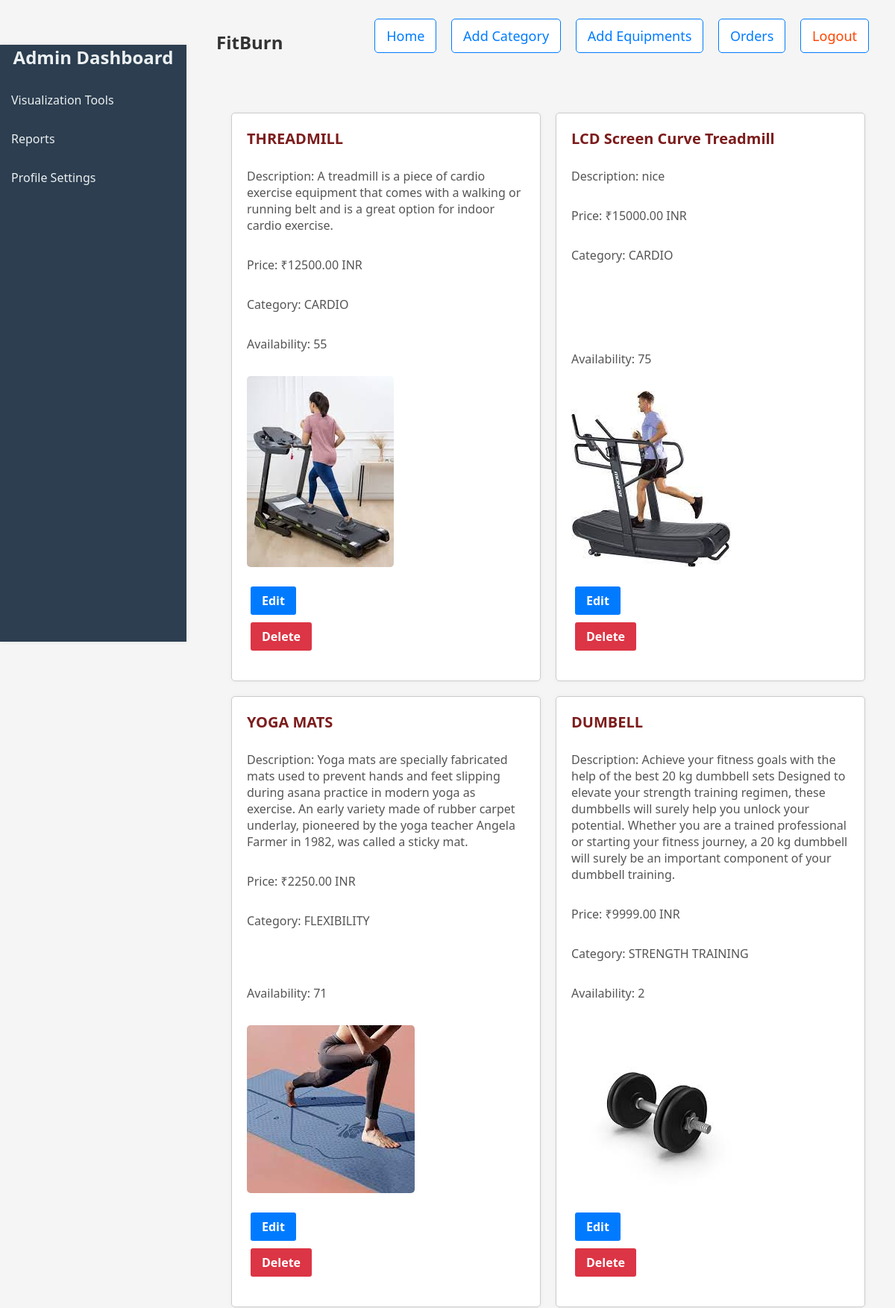
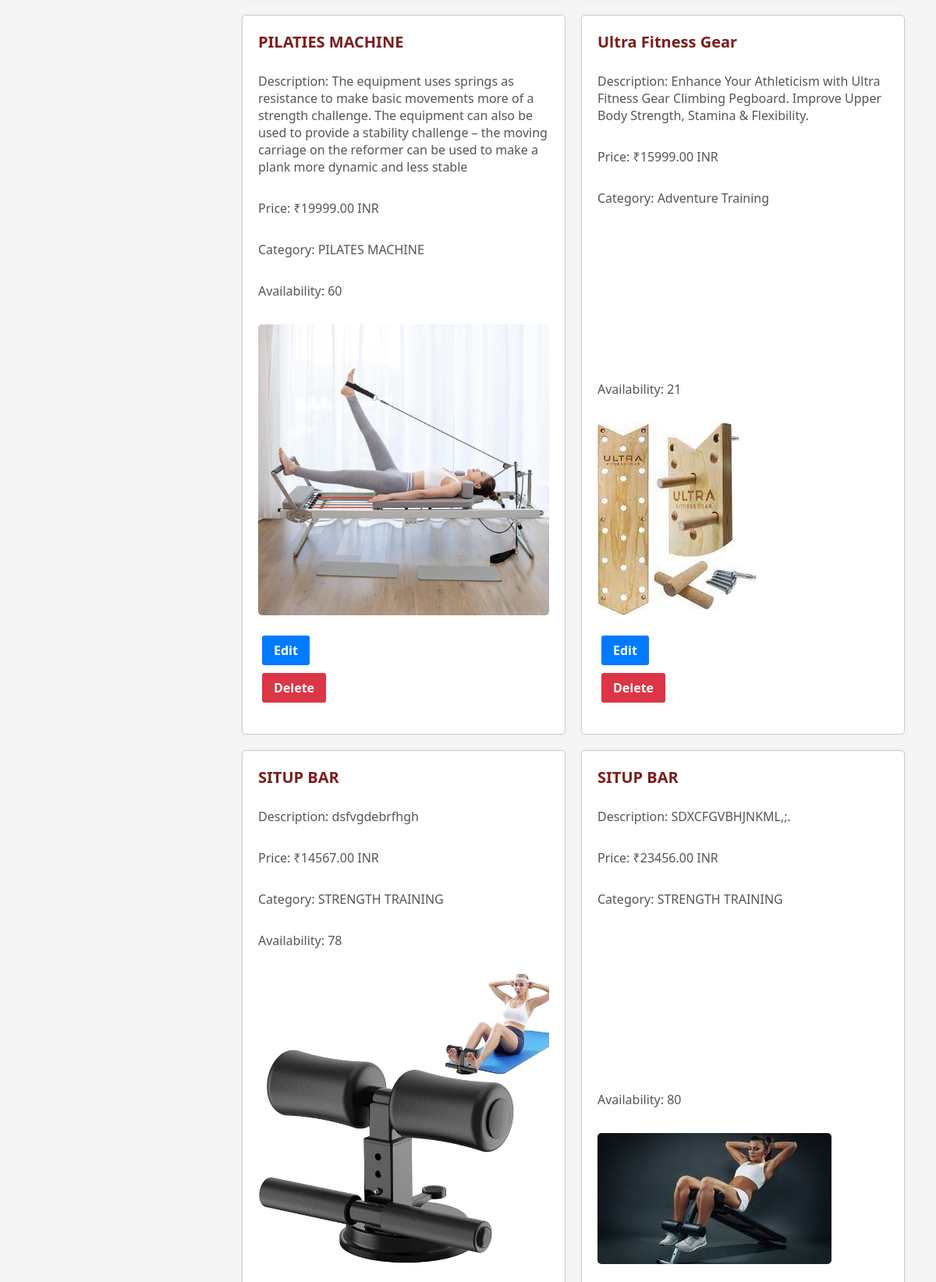
Screenshot of /home/ (signed in, upper part) with the database file from the repository (2 pictures, top to bottom).
### earring_app/models.py (models this page shows, shortened)
class Product(models.Model):
    name = models.CharField(max_length=255)
    description = models.TextField(blank=True)
    price = models.DecimalField(max_digits=10, decimal_places=2)
    image = models.ImageField(upload_to='product_images', blank=True)
    quantity = models.IntegerField(default=0)
    manufacture = models.CharField(max_length=100, default="Gokuldas Gangwani")
    category = models.ForeignKey(Category, on_delete=models.CASCADE)

class Category(models.Model):
    name = models.CharField(max_length=100)
    description = models.TextField()
    def __str__(self):
        return self.name
    from django.db import models

### earring_app/views.py (the view)
# urls.py: path('home/', home, name='home'),
@login_required
def home(request):
  products = Product.objects.all()
  return render(request, 'home.html', {'products': products})

### earring_app/templates/home.html (shortened to what this page needs)
<!DOCTYPE html>
<html lang="en">
<head>
</head>
<body>
    <ul class="nav-list">
        <li class="nav-items">
            <a href="{% url 'home' %}" class="home-link">Home</a>
            <a href="{% url 'add_category' %}" class="add-category-link">Add Category</a>
            <a href="{% url 'add_product' %}" class="add-bag-link">Add Equipments</a>
            <a href="{% url 'all_orders' %}" class="add-bag-link">Orders</a>
            <a href="{% url 'adminlogout' %}" class="home-link" style="color: orangered;">Logout</a>
        </li>
    </ul>
    <div class="sidebar">
        <h2>Admin Dashboard</h2>
        <ul>
            <li><a href="{% url 'visualization' %}">Visualization Tools</a></li>
            <li><a href="{% url 'report_view' %}">Reports</a></li>
            <li><a href="{% url 'user_management' %}">Profile Settings</a></li>
        </ul>
    </div>
    <div class="main-content">
        <h2 class="section-title">FitBurn</h2>
        <br>
        <ul class="product-list">
            {% for product in products %}
                <li class="product-lists">
                    <div class="product-details">
                        <strong class="product-name">{{ product.name }}</strong>
                        <p class="product-description">Description: {{ product.description }}</p>
                        <p class="product-price">Price: &#8377;{{ product.price }} INR</p>
                        <p class="product-details">Category: {{ product.category }}</p>
                        <p class="product-quantity">Availability: {{ product.quantity }}</p>
                        <p class="product-image"><img src="{{ product.image.url }}" alt="{{ product.name }}" class="image"></p>
                        <a href="{% url 'edit_product' product.id %}" class="link edit-link">Edit</a>
                        <a href="{% url 'delete_product' product.id %}" class="link delete-link">Delete</a>
                    </div>
                </li>
            {% empty %}
                <p class="no-products">No Equipments available.</p>
            {% endfor %}
        </ul>
    </div>
</body>
</html>

### earring_app/templates/home.html (style rules this page uses)
body { font-family: 'Segoe UI', Tahoma, Geneva, Verdana, sans-serif; margin: 0; padding: 0; background-color: #f5f5f5; color: #333; display: flex; }
.nav-list { list-style: none; padding: 0; position: absolute; top: 20px; right: 20px; }
.nav-items { display: inline; font-size: 18px; }
.nav-items a { color: #007bff; text-decoration: none; margin-right: 15px; transition: color 0.3s ease-in-out; border: 1px solid #007bff; padding: 10px 15px; border-radius: 5px; background-color: #fff; }
.sidebar { background-color: #2c3e50; width: 250px; height: 100vh; padding: 0px; color: #ecf0f1; position: fixed; box-shadow: 0px 0 5px rgba(0, 0, 0, 0.1); margin-top: 60px; }
.sidebar h2 { text-align: center; margin: 0; font-size: 24px; color: #ecf0f1; margin-bottom: 20px; }
.sidebar ul { list-style: none; padding: 0; margin: 0; }
.sidebar li { margin: 10px 0; }
.sidebar a { color: #ecf0f1; text-decoration: none; padding: 10px 15px; display: block; border-radius: 0px; transition: background-color 0.3s; }
.main-content { margin-left: 270px; padding: 20px; flex-grow: 1; }
.product-list { display: grid; grid-template-columns: repeat(auto-fill, minmax(300px, 1fr)); grid-gap: 20px; padding: 20px; }
.product-lists { border: 1px solid #ccc; border-radius: 5px; padding: 20px; background-color: #fff; box-shadow: 0 0 5px rgba(158, 150, 150, 0.1); display: flex; flex-direction: column; }
.product-details { flex: 1; display: flex; flex-direction: column; align-items: flex-start; }
.product-name { margin-bottom: 10px; font-weight: bold; font-size: 20px; color: #7c1c1c; }
.product-description, .product-price, .product-details { margin-bottom: 15px; font-size: 16px; color: #555; }
.image { width: 100%; height: auto; border-radius: 5px; }
.link { text-decoration: none; padding: 8px 15px; border-radius: 3px; font-weight: bold; margin: 5px; text-align: center; cursor: pointer; transition: opacity 0.3s ease-in-out; }
.edit-link { background-color: #007bff; color: #fff; }
.delete-link { background-color: #dc3545; color: #fff; }

### rows the page displays
Product: name "THREADMILL", description "A treadmill is a piece of cardio exercise equipment that comes with a walking or running belt and is a great option for indoor cardio exercise.", price "12500.00", category "CARDIO", quantity "55", image (picture)
Product: name "LCD Screen Curve Treadmill", description "nice", price "15000.00", category "CARDIO", quantity "75", image (picture)
Product: name "YOGA MATS", description "Yoga mats are specially fabricated mats used to prevent hands and feet slipping during asana practice in modern yoga as exercise. An early variety made of rubber carpet underlay, pioneered by the yoga teacher Angela Farmer in 1982, was called a sticky mat.", price "2250.00", category "FLEXIBILITY", quantity "71", image (picture)
Product: name "DUMBELL", description "Achieve your fitness goals with the help of the best 20 kg dumbbell sets Designed to elevate your strength training regimen, these dumbbells will surely help you unlock your potential. Whether you are a trained professional or starting your fitness journey, a 20 kg dumbbell will surely be an important component of your dumbbell training.", price "9999.00", category "STRENGTH TRAINING", quantity "2", image (picture)
Product: name "PILATIES MACHINE", description "The equipment uses springs as resistance to make basic movements more of a strength challenge. The equipment can also be used to provide a stability challenge – the moving carriage on the reformer can be used to make a plank more dynamic and less stable", price "19999.00", category "PILATES MACHINE", quantity "60", image (picture)
Product: name "Ultra Fitness Gear", description "Enhance Your Athleticism with Ultra Fitness Gear Climbing Pegboard. Improve Upper Body Strength, Stamina & Flexibility.", price "15999.00", category "Adventure Training", quantity "21", image (picture)
Product: name "SITUP BAR", description "dsfvgdebrfhgh", price "14567.00", category "STRENGTH TRAINING", quantity "78", image (picture)
Product: name "SITUP BAR", description "SDXCFGVBHJNKML,;.", price "23456.00", category "STRENGTH TRAINING", quantity "80", image (picture)
